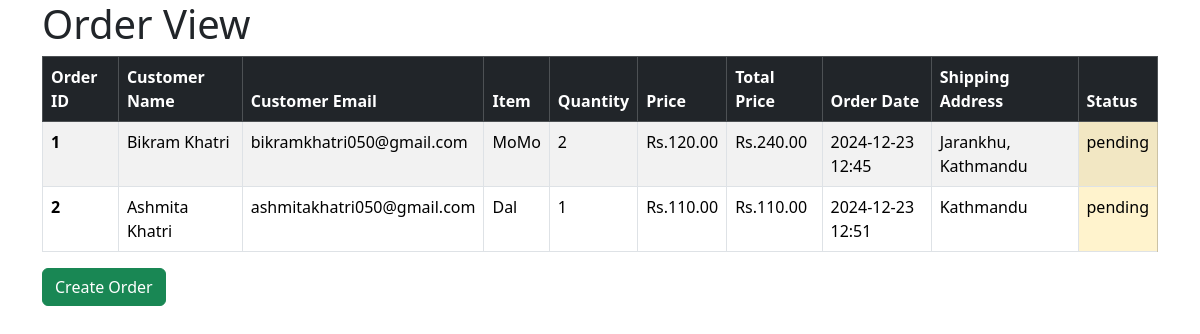
/orders/, run on an earlier commit of the app's database.
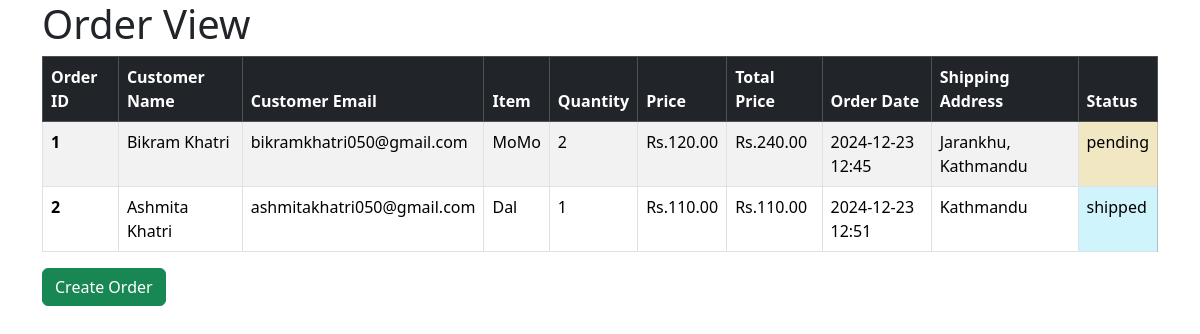
And on a later commit of the database.
### orders/models.py (models this page shows, shortened)
class Order(models.Model):
    order_id: models.AutoField = models.AutoField(primary_key=True)
    customer_name: models.CharField = models.CharField(max_length=200)
    customer_email: models.EmailField = models.EmailField(max_length=200)
    item: models.CharField = models.CharField(max_length=200)
    quantity: models.IntegerField = models.IntegerField(default=1)
    price: models.DecimalField = models.DecimalField(max_digits=10, decimal_places=2)
    total_price: models.DecimalField = models.DecimalField(max_digits=10, decimal_places=2)
    order_date: models.DateTimeField = models.DateTimeField(auto_now_add=True)
    shipping_address: models.CharField = models.CharField(max_length=200)
    STATUS_CHOICES: list[tuple[str, str]] = [
        ('pending', 'Pending'),
        ('processing', 'Processing'),
        ('shipped', 'Shipped'),
        ('delivered', 'Delivered'),
        ('cancelled', 'Cancelled'),
    ]
    status: models.CharField = models.CharField(max_length=200, choices=STATUS_CHOICES, default='pending')

### orders/views.py (the view)
# urls.py: path('', views.list_orders, name='list_orders'),
def list_orders(request: HttpRequest) -> HttpResponse:
    data: dict[str, list[Order]] = {
        'orders': Order.objects.all()
    }
    return render(request, 'orders/order_view.html', data)

### orders/templates/orders/order_view.html
{% extends "orders/base.html" %}
{% block content %}
<h1>Order View</h1>
<table class="table table-bordered table-striped table-hover">
    <thead class="table-dark">
        <tr>
            <th scope="col">Order ID</th>
            <th scope="col">Customer Name</th>
            <th scope="col">Customer Email</th>
            <th scope="col">Item</th>
            <th scope="col">Quantity</th>
            <th scope="col">Price</th>
            <th scope="col">Total Price</th>
            <th scope="col">Order Date</th>
            <th scope="col">Shipping Address</th>
            <th scope="col">Status</th>
        </tr>
    </thead>
    <tbody>
        {% if orders %}
        {% for order in orders %}
        <tr>
            <th scope="row">{{ order.order_id }}</th>
            <td>{{ order.customer_name }}</td>
            <td>{{ order.customer_email }}</td>
            <td>{{ order.item }}</td>
            <td>{{ order.quantity }}</td>
            <td>Rs.{{ order.price }}</td>
            <td>Rs.{{ order.total_price }}</td>
            <td>{{ order.order_date|date:"Y-m-d H:i" }}</td>
            <td>{{ order.shipping_address }}</td>
            {% if order.status == 'pending' %}
                <td class="table-warning">{{ order.status }}</td>
            {% elif order.status == 'processing' %}
                <td class="table-primary">{{ order.status }}</td>
            {% elif order.status == 'shipped' %}
                <td class="table-info">{{ order.status }}</td>
            {% elif order.status == 'delivered' %}
                <td class="table-success">{{ order.status }}</td>
            {% elif order.status == 'cancelled' %}
                <td class="table-danger">{{ order.status }}</td>
            {% else %}
                <td>{{ order.status }}</td>
            {% endif %}
        </tr>
        {% endfor %}
        {% else %}
        <tr>
            <td colspan="10" class="text-center text-muted">No orders found</td>
        </tr>
        {% endif %}
    </tbody>
</table>
<a class="btn btn-success" href="{% url 'create_order' %}" role="button">Create Order</a>
{% endblock %}

What changed in the data, as far as the page shows it:
changed Order "Ashmita Khatri": status "pending" → "shipped"
